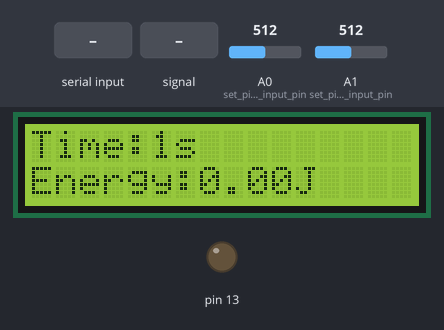
Bench run of a sketch on a simulated Arduino Uno, built with avr-gcc and run on an emulated ATmega328P. Parts: 16×2 character LCD, output pins drawn as LEDs (lit = HIGH). The test bench sets the inputs (shaded band); at power-on: A0 (set_pin_a0_as_input_pin) = 512, A1 (set_pin_a1_as_input_pin) = 512. What the sketch prints to the serial monitor is not drawn.

Above: at 1.6 s.
1.7 s: "o" received over Serial
At 2.8 s:
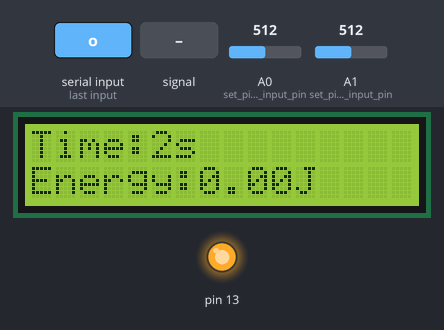
4.7 s: A1 (set_pin_a1_as_input_pin) fed a 200 Hz sine of ±81 counts around its level
At 5.3 s:
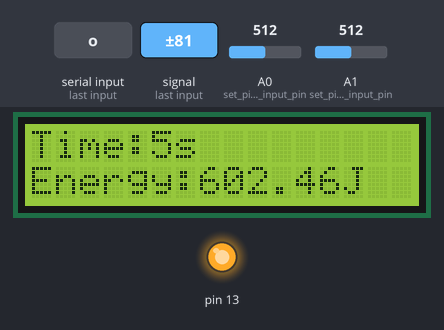
7.5 s: A0 (set_pin_a0_as_input_pin) set to 306
At 8.8 s:
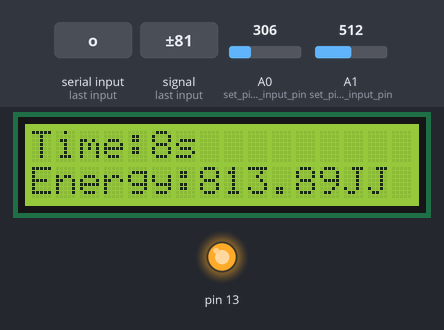
10.5 s: A0 (set_pin_a0_as_input_pin) fed a 200 Hz sine of ±81 counts around its level
At 11.8 s:
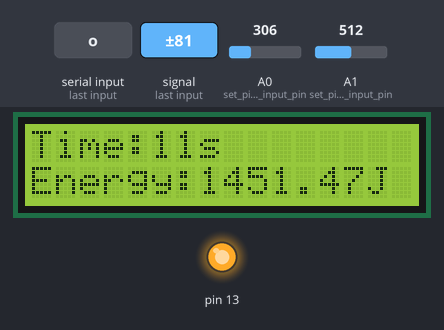
13.5 s: A1 (set_pin_a1_as_input_pin) set to 716
At 14.8 s:
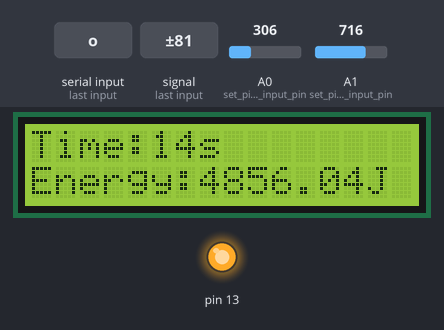
16.5 s: "f" received over Serial
At 17.4 s:
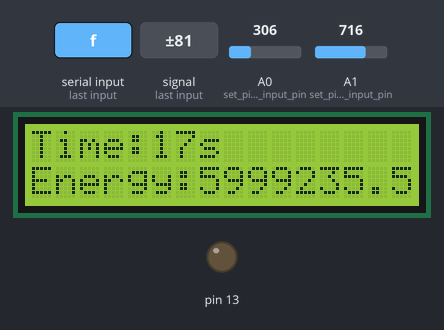
Timing chart, 0 to 19.5 s (numbered marks = the images above; inputs shaded):
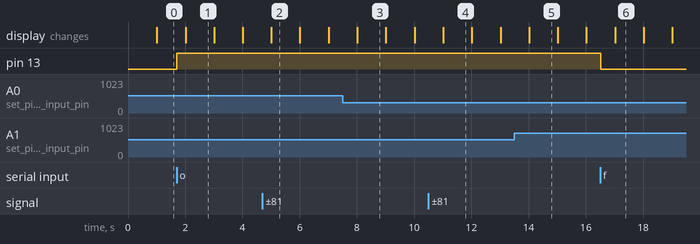

Measured:
- after the input at 1.7 s, pin 13: LOW → HIGH at once
- after the input at 7.5 s, the display: changes after 0.51 s (image 3)
- after the input at 16.5 s, pin 13: HIGH → LOW at once
- what the display in image 1 shows lasts 1.0 s, from 2.0 s to 3.0 s

The sketch:

software_code.ino
```cpp
// include the library code:
#include <LiquidCrystal.h>

// initialize the library by associating any needed LCD interface pin
// with the arduino pin number it is connected to
const int rs = 12, en = 11, d4 = 5, d5 = 4, d6 = 3, d7 = 2;
LiquidCrystal lcd(rs, en, d4, d5, d6, d7);


const long interval = 990;
unsigned long previousMillis = 0;
float power=0;
float energy=0;
char receivedChar;
boolean newData = false;
float joule_price = 2.93;

unsigned long t_start=0,on=0;
boolean is_on=false, is_off=true;


void setup() {
  // set up the LCD's number of columns and rows:
  lcd.begin(16, 2);
  pinMode(13, OUTPUT);
  pinMode(A0,INPUT); // set pin a0 as input pin
  pinMode(A1,INPUT); // set pin a1 as input pin
  Serial.begin(9600); // open the serial port at 9600 bps:
}

void loop() {


   float  sensor_voltage  = get_voltage ( 200 ) ;    // 20ms
   float sensor_current = get_currentvoltage(200);   // 20ms

   double rms_voltage= (sensor_voltage+0.6)*(325/5)*(1/sqrt(2));

   String value=String(rms_voltage);
   String main="Voltage: ";
   main.concat(value); main.concat('V');


//  Serial.print(" RMS Voltage: " );
//  Serial.println(rms_voltage);

  double rms_current=(sensor_current-2.5)/(0.200)*(1/sqrt(2));

  String current="Current: ";
  current.concat(rms_current);

//  Serial.print("RMS Current: ");
//  Serial.println(rms_current);


  recvOneChar();
  showNewData();

  unsigned long currentMillis = millis();


  // this calls get_power function evry 1 sec
  if (currentMillis - previousMillis >= interval) {
    // save the last time you blinked the LED
    previousMillis = currentMillis;
//    Serial.println(currentMillis);
    get_power(rms_voltage,rms_current);
  }


}

void recvOneChar()
{
    if (Serial.available() > 0)
    {
        receivedChar = Serial.read();
        newData = true;
    }
}

void showNewData() {

    if (newData == true && receivedChar=='e')
    {
        Serial.println();
        Serial.print("The Energy consumed is ");
        Serial.print(energy); Serial.println('J');
        float price = joule_price*(energy/1000);   //for kwHr pricing
        Serial.print("The price is Rs ");
        Serial.println(price);
        newData = false;
    }

    if (newData == true && receivedChar=='o') // turn on the load
    {
         t_start=millis();  // record start time
         is_on=true;
         is_off=false;
         Serial.println();
         Serial.println("The Load is turned ON");
         digitalWrite(13,HIGH);
         newData = false;
    }

    if (newData == true && receivedChar=='f')
    {
        Serial.println();
        Serial.println("The Load is turned OFF");
        is_on=false;
        is_off=true;
        on=on + (millis()-t_start);  //record total on time
        digitalWrite(13,LOW);
        newData = false;
    }
}

float get_power(float voltage,float current)
{
    power = voltage * current;

    if(power<3){ power=0;}

    if(is_on==true)  // means the load is turned on using 'o' command
    {
//      Serial.print("On Time is ");
//      Serial.println( on + (millis()-t_start) );
      energy = power * ( (on + (millis()-t_start) )/1000);
    }
    else{
//      Serial.print("On time is");
//      Serial.println(on);
//      Serial.println(power);
      energy += power*on;
    }


    String pr= "Energy:";
    pr.concat(energy);
    pr.concat('J');

    lcd.setCursor(0,0);
    String ti="Time:"; ti.concat(millis()/1000); ti.concat('s');
    lcd.print(ti);

    lcd.setCursor(0, 1);
    lcd.print(pr);

//    Serial.print("Power is");
//    Serial.println(power);
}

float  get_voltage ( int  n_samples )
{
  float  max_voltage = 0, voltage=0 ;

  for ( int  i = 0 ; i < n_samples ; i ++ )
  {
    voltage  = analogRead ( A0 )  *  ( 5.0  /  1023.0 ) ;

    if(voltage>max_voltage){ max_voltage=voltage;}
  }
  return ( max_voltage ) ;
}

float  get_currentvoltage ( int  n_samples )
{
  float  max_voltage = 0, voltage=0 ;

  for ( int  i = 0 ; i < n_samples ; i ++ )
  {
    voltage  = analogRead ( A1 )  *  ( 5.0  /  1023.0 ) ;

    if(voltage>max_voltage){ max_voltage=voltage;}
  }
  return ( max_voltage ) ;
}
```
